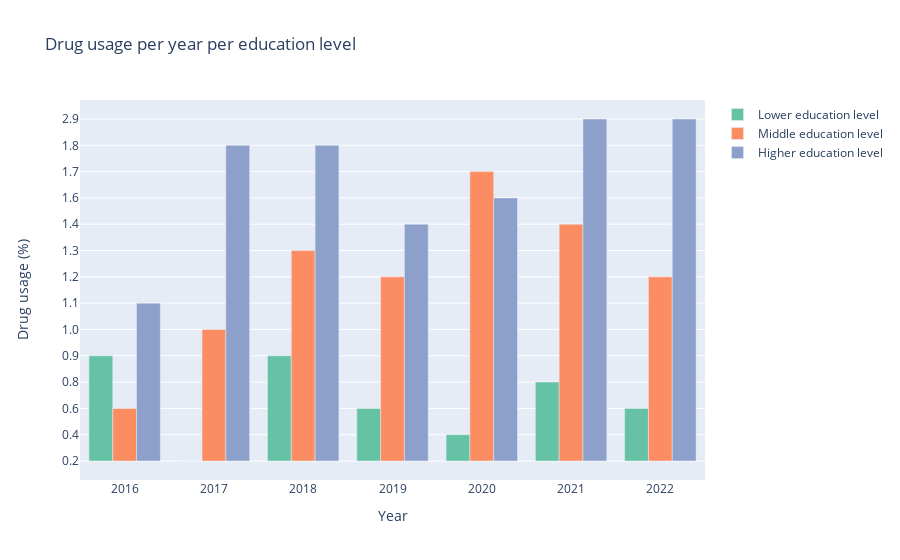

Write notebook code for a chart like this one.
### Markdown cell above
## Grafiek 1
Drugsgebruik gefilterd per jaar op basis van onderwijsniveau

### Code cell
# Filteren op kenmerken
low_df = df_vis[df_vis['\ufeff"Persoonskenmerken"'] == 'Laag onderwijsniveau']
mid_df = df_vis[df_vis['\ufeff"Persoonskenmerken"'] == 'Middelbaar onderwijsniveau']
high_df = df_vis[df_vis['\ufeff"Persoonskenmerken"'] == 'Hoog onderwijsniveau']

 
# Bars maken, kleur geven en titel geven 
fig = go.Figure(data=[
    go.Bar(name='Lower education level', x=low_df['Perioden'], y=low_df["Drugsgebruik, 12 jaar of ouder/Drugsgebruik totaal/Afgelopen jaar (%)"], marker=dict(color='rgb(102,194,165)')),
    go.Bar(name='Middle education level', x=mid_df['Perioden'], y=mid_df["Drugsgebruik, 12 jaar of ouder/Drugsgebruik totaal/Afgelopen jaar (%)"], marker=dict(color='rgb(252,141,98)')),
    go.Bar(name='Higher education level', x=high_df['Perioden'], y=high_df["Drugsgebruik, 12 jaar of ouder/Drugsgebruik totaal/Afgelopen jaar (%)"], marker=dict(color='rgb(141,160,203)')),
    go.Scatter(x=np.array(happy_netherlands['Year']),
    y=np.array(happy_netherlands['happinessscore']),
    name='Happiness score in The Netherlands', yaxis='y2')])

# Opmaak van de grafiek
fig.update_layout(title=dict(text='Drug usage per year per education level'), 
    xaxis_type='category', xaxis=dict(title='Year', tickmode='linear'), 
    yaxis=dict(title='Drug usage (%)', tickformat='%', categoryorder='category ascending'),
    yaxis2=dict(
        title='Drugs Usage (%)',
        overlaying='y',
        side='right',
        categoryorder='category ascending'
    )
    barmode='group')

### Figure 1 — Plotly figure (JSON) as saved in the notebook; plotly's stock layout.template omitted (floating-point values rounded to 4 significant figures)
{"data": [{"marker": {"color": "rgb(102,194,165)"}, "name": "Lower education level", "type": "bar", "x": [2016, 2017, 2018, 2019, 2020, 2021, 2022], "y": ["     0.9", "     0.2", "     0.9", "     0.6", "     0.4", "     0.8", "     0.6"]}, {"marker": {"color": "rgb(252,141,98)"}, "name": "Middle education level", "type": "bar", "x": [2016, 2017, 2018, 2019, 2020, 2021, 2022], "y": ["     0.6", "     1.0", "     1.3", "     1.2", "     1.7", "     1.4", "     1.2"]}, {"marker": {"color": "rgb(141,160,203)"}, "name": "Higher education level", "type": "bar", "x": [2016, 2017, 2018, 2019, 2020, 2021, 2022], "y": ["     1.1", "     1.8", "     1.8", "     1.4", "     1.6", "     2.9", "     2.9"]}], "layout": {"barmode": "group", "title": {"text": "Drug usage per year per education level"}, "xaxis": {"tickmode": "linear", "title": {"text": "Year"}, "type": "category"}, "yaxis": {"categoryorder": "category ascending", "tickformat": "%", "title": {"text": "Drug usage (%)"}}}}
